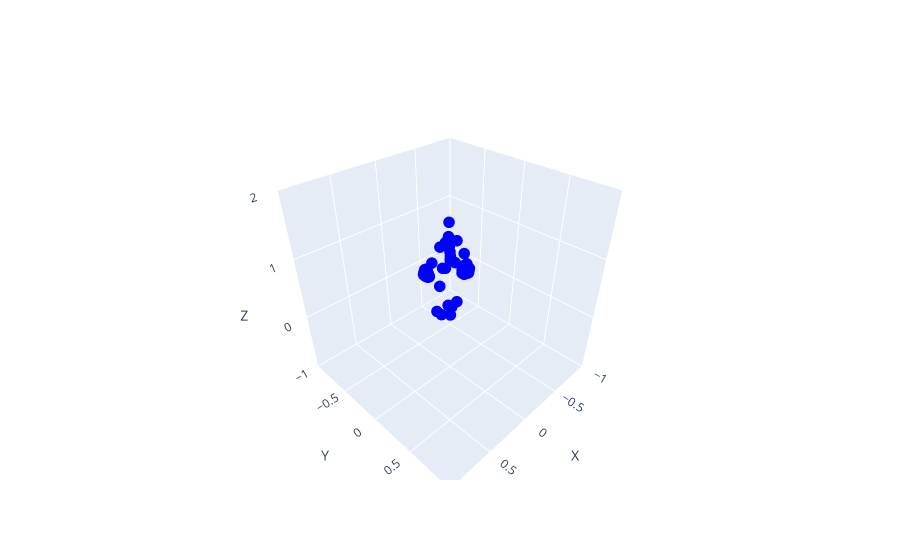

Notebook code for this chart:
### Code cell
import json
import numpy as np
import plotly

def vis_joints3d(j3d, fig=None):
    if fig is None:
        fig = plotly.graph_objects.Figure()

    x, y, z = j3d[:, 0], j3d[:, 1], j3d[:, 2]
    fig.add_trace(plotly.graph_objects.Scatter3d(
        x=x, y=y, z=z,
        mode='markers',
        marker=dict(
            size=4,
            color='blue',
        )
    ))
    fig.update_layout(scene=dict(
        xaxis_title='X',
        yaxis_title='Y',
        zaxis_title='Z'
    ))

    # Show in grid 5x5x5
    fig.update_layout(scene=dict(
        xaxis=dict(nticks=5, range=[-1, 1]),
        yaxis=dict(nticks=5, range=[-1, 1]),
        zaxis=dict(nticks=5, range=[-1, 2]),
    ))

    fig.show()

f = "/data/mint/Motion_Dataset/Mixamo/output_mixamo_720p/Walking/cam_0/skeleton_cam_0.json"
with open(f, 'r') as file:
    data = json.load(file)

print(data.keys())
print(data['kinematic_chains'])
rest_pose = [v for k, v in data['rest_offsets'].items()]
rest_pose = np.array(rest_pose)
j3d = np.array(data['joints_3d'])
print(j3d.shape)
print(rest_pose.shape)
# vis_joints3d(rest_pose)

j3d[:, :, 0:2] -= j3d[0:1, 0:1, 0:2]
vis_joints3d(j3d[0])

### Figure 1 — Plotly figure (JSON) as saved in the notebook; plotly's stock layout.template omitted (floating-point values rounded to 4 significant figures)
{"data": [{"marker": {"color": "blue", "size": 4}, "mode": "markers", "type": "scatter3d", "x": [0.0, -0.001022, -0.0001114, 0.0001656, -0.0006931, 0.0009016, 0.008853, 0.0333, 0.0915, 0.1559, 0.1458, 0.1213, 0.1061, 0.0937, 0.08541, 0.1226, 0.111, 0.09712, 0.08339, 0.1365, 0.1239, 0.1091, 0.09434, 0.1481, 0.1379, 0.1248, 0.112, 0.1608, 0.1509, 0.1409, 0.1314, -0.03444, -0.09438, -0.1664, -0.2184, -0.1992, -0.1853, -0.1799, -0.1806, -0.2111, -0.204, -0.1888, -0.1734, -0.2213, -0.2134, -0.1925, -0.1712, -0.23, -0.2229, -0.2024, -0.183, -0.2364, -0.2288, -0.2163, -0.2042, 0.06742, 0.06826, 0.03612, 0.03357, 0.03323, -0.06477, -0.1185, -0.08306, -0.08206, -0.09279], "y": [0.0, 0.001045, -0.003306, -0.01091, -0.02231, -0.0201, -0.005208, -0.02504, -0.03588, -0.07585, -0.1859, -0.1963, -0.2029, -0.2105, -0.2248, -0.219, -0.221, -0.2166, -0.2079, -0.2101, -0.2059, -0.1966, -0.1836, -0.1983, -0.1933, -0.1814, -0.166, -0.1883, -0.1829, -0.174, -0.1631, -0.01643, -0.008814, 0.01596, 0.004837, -0.009142, -0.0135, -0.0136, -0.02009, -0.02139, -0.02384, -0.01939, -0.01325, -0.00736, -0.007232, 0.003441, 0.01627, 0.008626, 0.01062, 0.02347, 0.03673, 0.02153, 0.02511, 0.03292, 0.04095, 0.006897, -0.07025, 0.0386, -0.08794, -0.1542, -0.0002353, -0.2236, 0.008605, -0.06077, -0.1219], "z": [1.004, 1.06, 1.126, 1.201, 1.285, 1.346, 1.567, 1.274, 1.233, 1.003, 0.8174, 0.7997, 0.7802, 0.7528, 0.7313, 0.7537, 0.7261, 0.7028, 0.686, 0.7478, 0.7167, 0.69, 0.6708, 0.7426, 0.7165, 0.6963, 0.6855, 0.7412, 0.7191, 0.7049, 0.6966, 1.274, 1.235, 1.005, 0.7961, 0.7738, 0.7521, 0.722, 0.6963, 0.7256, 0.6971, 0.674, 0.6572, 0.7241, 0.6919, 0.6703, 0.66, 0.7215, 0.6944, 0.6816, 0.6798, 0.7218, 0.6988, 0.6858, 0.6788, 0.917, 0.5634, 0.1149, 0.01112, 0.01788, 0.9147, 0.6351, 0.2366, 0.08292, 0.05832]}], "layout": {"scene": {"xaxis": {"nticks": 5, "range": [-1, 1], "title": {"text": "X"}}, "yaxis": {"nticks": 5, "range": [-1, 1], "title": {"text": "Y"}}, "zaxis": {"nticks": 5, "range": [-1, 2], "title": {"text": "Z"}}}}}
